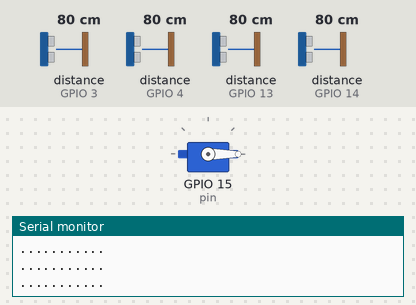
A sketch run on a simulated ESP8266 (NodeMCU). On the bench: servo, the last lines printed to the serial monitor. Wiring (inferred from the names in the program): 4 × ultrasonic range finder: trigger GPIO 0, echo GPIO 13 / trigger GPIO 2, echo GPIO 3 / trigger GPIO 5, echo GPIO 4 / trigger GPIO 12, echo GPIO 14. Inputs (shaded band) come from the test bench; at power-on: distance to the obstacle (sensors on GPIO 3, GPIO 4, GPIO 13, GPIO 14) 80 cm. The echo pulse lasts 58.3 µs per cm; WiFi joins after 1.5 s; servers stay silent unless stated.

Above: at 2.7 s.
2.8 s: distance to the obstacle (sensor on GPIO 3) set to 16 cm
5.3 s: distance to the obstacle (sensor on GPIO 3) set to 12 cm
At 7.77 s:
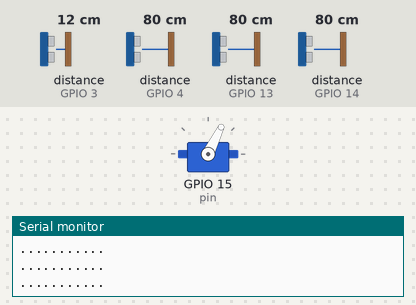
At 8.9 s:
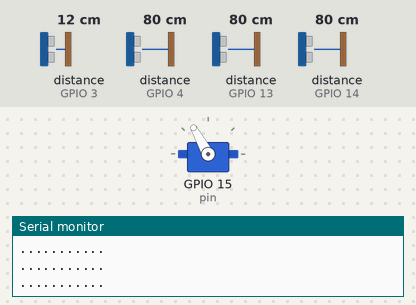
Timing chart, 0 to 20.0 s (numbered marks = the images above; inputs shaded):
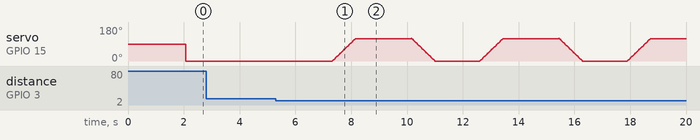

Measured:
- the behaviour switches between 15 and 14 cm on distance to the obstacle (sensor on GPIO 3) (found by bisection; images 0 and 1)

The sketch:

main.ino
```cpp
#include <ESP8266WiFi.h>
#include <FirebaseArduino.h>
#include <Servo.h>

#define FIREBASE_HOST ""
#define FIREBASE_AUTH ""
#define WIFI_SSID "Carpark"
#define WIFI_PASSWORD "12344567"
#define block_dis 6 // cm
#define min_dis 15 // cm
#define car_dis 7 // cm
#define TRIGGER 12 // d6
#define ECHO 14 // d5
#define TRIGGER2 5 // d1
#define ECHO2 4 // d2
#define TRIGGER3 0 // d3 entrance
#define ECHO3 13 // d7

#define TRIGGER4 2 // d4 exit
#define ECHO4 3 // rx
#define pin 15 // d8

Servo servo;
bool check;

void setup() {


  Serial.begin(9600);
  pinMode(TRIGGER, OUTPUT);
  pinMode(ECHO, INPUT);
  pinMode(TRIGGER2, OUTPUT);
  pinMode(ECHO2, INPUT);
  pinMode(TRIGGER3, OUTPUT);
  pinMode(ECHO3, INPUT);
  pinMode(TRIGGER4, OUTPUT);
  pinMode(ECHO4, INPUT);
  pinMode(LED_BUILTIN, OUTPUT);
  servo.attach(pin);


  WiFi.begin(WIFI_SSID, WIFI_PASSWORD);
  Serial.print("connecting");
  while (WiFi.status() != WL_CONNECTED) {
    Serial.print(".");
    delay(500);
  }
  Serial.println();
  Serial.print("connected: ");
  Serial.println(WiFi.localIP());

  Firebase.begin(FIREBASE_HOST, FIREBASE_AUTH);

}


void loop() {

  bool sen_1_blocked = false;
  bool car_1_parked = false;
  bool sen_2_blocked = false;
  bool car_2_parked = false;
  bool incoming_car = false;
  bool exiting_car = false;
/************************************************/
  long duration, distance;
  digitalWrite(TRIGGER, LOW);
  delayMicroseconds(2);

  digitalWrite(TRIGGER, HIGH);
  delayMicroseconds(10);

  digitalWrite(TRIGGER, LOW);
  duration = pulseIn(ECHO, HIGH);

  distance = (duration/2) / 29.1;
/************************************************/
   long duration2, distance2;
  digitalWrite(TRIGGER2, LOW);
  delayMicroseconds(2);

  digitalWrite(TRIGGER2, HIGH);
  delayMicroseconds(10);

  digitalWrite(TRIGGER2, LOW);
  duration2 = pulseIn(ECHO2, HIGH);

  distance2 = (duration2/2) / 29.1;

 /************************************************/
  long duration3, distance3;
  digitalWrite(TRIGGER3, LOW);
  delayMicroseconds(2);

  digitalWrite(TRIGGER3, HIGH);
  delayMicroseconds(10);

  digitalWrite(TRIGGER3, LOW);
  duration3 = pulseIn(ECHO3, HIGH);

  distance3 = (duration3/2) / 29.1;

 /************************************************/
  long duration4, distance4;
  digitalWrite(TRIGGER4, LOW);
  delayMicroseconds(2);

  digitalWrite(TRIGGER4, HIGH);
  delayMicroseconds(10);

  digitalWrite(TRIGGER4, LOW);
  duration4 = pulseIn(ECHO4, HIGH);

  distance4 = (duration4/2) / 29.1;

  /*********************debug**********************/

  Serial.print("debug - distance1 :");
  Serial.println(distance);
  Serial.print("debug - distance2 :");
  Serial.println(distance2);
  Serial.print("debug - distance3 :");
  Serial.println(distance3);
  Serial.print("debug - distance4 :");
  Serial.println(distance4);
  Serial.println("...........");
  Serial.println("...........");
  Serial.println("...........");
  Serial.println("...........");

  /*******************logic*********************/

    if( distance < block_dis ){
        sen_1_blocked = true;
        Firebase.setBool("sen1_blocked", true);
    }
    else{
        sen_1_blocked = false;
        Firebase.setBool("sen1_blocked", false);
    }

    if( distance2 < block_dis ){
        sen_2_blocked = true;
        Firebase.setBool("sen2_blocked", true);
    }
    else{
        sen_2_blocked = false;
        Firebase.setBool("sen2_blocked", false);
    }


    if( distance < min_dis )
        car_1_parked = true;
    else
        car_1_parked = false;

    if( distance2 < min_dis )
        car_2_parked = true;
    else
        car_2_parked = false;

    if( distance3 < car_dis )
        incoming_car = true;

    else
        incoming_car = false;

    if( distance4 < min_dis )
        exiting_car = true;

    /*******************sending logic****************/

    if( incoming_car == true){
      Firebase.setBool("incoming_car", true);
        if( car_1_parked == false || car_2_parked == false ){
          for(int i = 0; i < 120; i++){
            servo.write(i);
            delay(7);
          }
          delay(2000);
           for(int i = 120; i >= 0; i--){
             servo.write(i);
              delay(7);
          }
        }
    }
    else{
      Firebase.setBool("incoming_car", false);
      servo.write(0);
    }

    if( car_1_parked == true )
      Firebase.setBool("Car_parked_spot1", true);

    else
      Firebase.setBool("Car_parked_spot1", false);

    if( car_2_parked == true )
      Firebase.setBool("Car_parked_spot2", true);

    else
      Firebase.setBool("Car_parked_spot2", false);

    if( exiting_car == true ){
      Firebase.setBool("Car_exiting", true);

      for(int i = 0; i < 120; i++){
        servo.write(i);
        delay(7);
      }

        delay(2000);
      for(int i = 120; i >= 0; i--){
        servo.write(i);
        delay(7);
      }

    }
    else{
      Firebase.setBool("Car_exiting", false);
      servo.write(0);
    }
  Firebase.setFloat("Distance", distance);
  Firebase.setFloat("Distance2", distance2);
  Firebase.setFloat("Distance3", distance3);
  Firebase.setFloat("Distance4", distance4);

  // handle error
  if (Firebase.failed()) {
      Serial.print("debug- sending failed");
      Serial.println(Firebase.error());
      return;
  }

}
```
